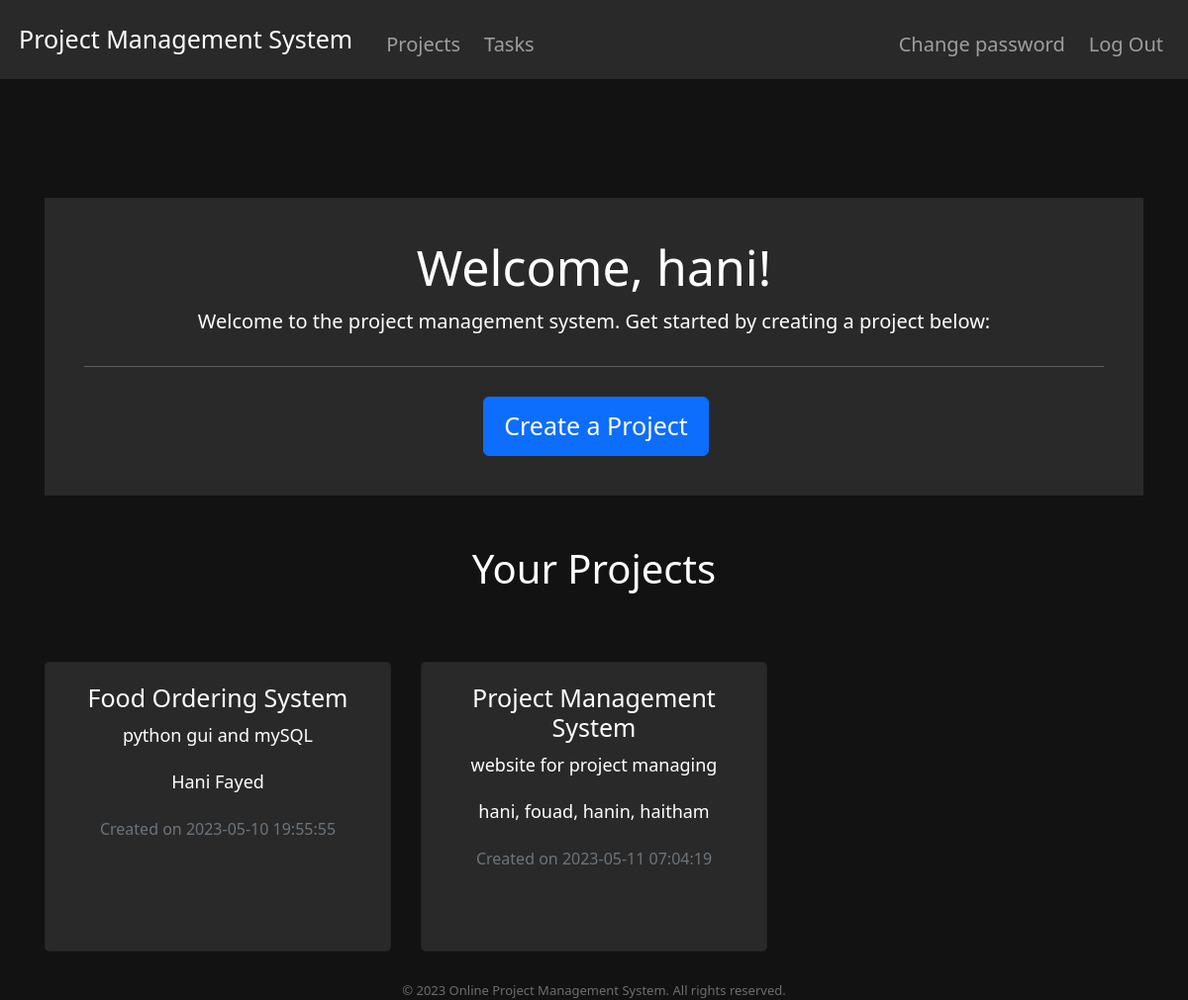
The page / (signed in) on the database its author committed.
### tables this page shows
CREATE TABLE users (id INTEGER PRIMARY KEY AUTOINCREMENT NOT NULL, username TEXT NOT NULL, hash TEXT NOT NULL);

CREATE TABLE projects (
    id INTEGER PRIMARY KEY AUTOINCREMENT NOT NULL,
    user_id INTEGER NOT NULL,
    title TEXT NOT NULL,
    description TEXT, team_members TEXT NOT NULL,
    created_at TIMESTAMP DEFAULT CURRENT_TIMESTAMP,
    FOREIGN KEY (user_id) REFERENCES users (id)
);

### app.py (the view)
@app.route("/")
@login_required
def index():
    projects = db.execute(
        "SELECT * FROM projects WHERE user_id = ?", session["user_id"])
    username = db.execute(
        "SELECT username FROM users WHERE id = ?", session["user_id"])
    name = username[0]['username']
    return render_template("index.html", username=name, projects=projects)

### app.py (called while the page is built)
@app.after_request
def after_request(response):
    response.headers["Cache-Control"] = "no-cache, no-store, must-revalidate"
    response.headers["Expires"] = 0
    response.headers["Pragma"] = "no-cache"
    return response

def login_required(f):
    @wraps(f)
    def decorated_function(*args, **kwargs):
        if session.get("user_id") is None:
            return redirect("/login")
        return f(*args, **kwargs)
    return decorated_function

### templates/index.html (shortened to what this page needs)
{% extends "layout.html" %}
{% block main %}
<div class="container">
	<div class="jumbotron mt-5">
		<h1>Welcome, {{ username }}!</h1>
		<p>Welcome to the project management system. Get started by creating a project below:</p>
		<hr class="my-4">
		<a class="btn btn-primary btn-lg" href="/create-project" role="button">Create a Project</a>
	</div>
	<div class="row">
		<h2 style="margin-top: 50px;">Your Projects</h2>
		{% if projects %}
			{% for project in projects %}
			<div class="col-md-4" style="margin-top: 30px;">
				<a href="/tasks">
					<div class="card mb-4" style="background-color: #292929; color:white;">
						<div class="card-body">
							<h5 class="card-title">{{ project.title }}</h5>
							<p class="card-text">{{ project.description }}</p>
							<p class="card-text">{{ project.team_members }}</p>
							<p class="card-text">
								<small class="text-muted">Created on {{ project.created_at }}</small>
							</p>
						</div>
					</div>
				</a>
			</div>
			{% endfor %}
		{% else %}
            <p>No project found.</p>
        {% endif %}
	</div>
</div>
{% endblock %}

### static/styles.css (style rules this page uses)
html, body, main { background-color: #121212; color: white; font-size: 20px; height: 80vh; }
a { text-decoration: none; margin-left: 4px; }
.container { margin-top: 30px; }
.jumbotron { background-color: #292929; padding: 2rem 2rem; }
.card { height: 100%; }
.card-title { margin-bottom: 0.5rem; }
.card-text { font-size: 0.9rem; }
.text-muted { font-size: 0.8rem; }
.card { transition: transform 0.3s ease; }

### rows shown on the page
users: username "hani"
projects: title "Food Ordering System", description "python gui and mySQL", team_members "Hani Fayed", created_at "2023-05-10 19:55:55"
projects: title "Project Management System", description "website for project managing", team_members "hani, fouad, hanin, haitham", created_at "2023-05-11 07:04:19"
